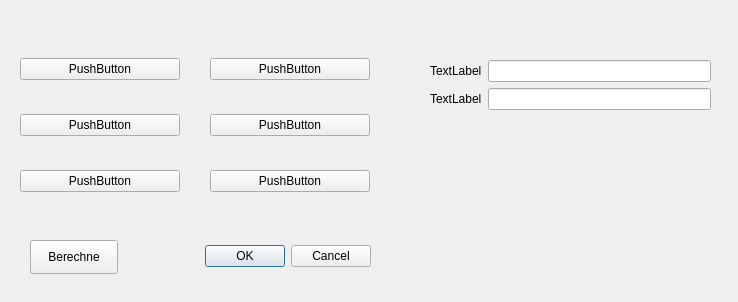
<?xml version="1.0" encoding="UTF-8"?>
<ui version="4.0">
 <class>dlgTest</class>
 <widget class="QDialog" name="dlgTest">
  <property name="geometry">
   <rect>
    <x>0</x>
    <y>0</y>
    <width>738</width>
    <height>302</height>
   </rect>
  </property>
  <property name="windowTitle">
   <string>Test Dialog</string>
  </property>
  <widget class="QDialogButtonBox" name="buttonBox">
   <property name="geometry">
    <rect>
     <x>170</x>
     <y>240</y>
     <width>201</width>
     <height>32</height>
    </rect>
   </property>
   <property name="orientation">
    <enum>Qt::Horizontal</enum>
   </property>
   <property name="standardButtons">
    <set>QDialogButtonBox::Cancel|QDialogButtonBox::Ok</set>
   </property>
  </widget>
  <widget class="QPushButton" name="pbBerechne">
   <property name="geometry">
    <rect>
     <x>30</x>
     <y>240</y>
     <width>88</width>
     <height>34</height>
    </rect>
   </property>
   <property name="text">
    <string>Berechne</string>
   </property>
  </widget>
  <widget class="QWidget" name="verticalLayoutWidget">
   <property name="geometry">
    <rect>
     <x>20</x>
     <y>30</y>
     <width>160</width>
     <height>191</height>
    </rect>
   </property>
   <layout class="QVBoxLayout" name="vl_1">
    <item>
     <widget class="QPushButton" name="pushButton_3">
      <property name="text">
       <string>PushButton</string>
      </property>
     </widget>
    </item>
    <item>
     <widget class="QPushButton" name="pushButton_2">
      <property name="text">
       <string>PushButton</string>
      </property>
     </widget>
    </item>
    <item>
     <widget class="QPushButton" name="pushButton">
      <property name="text">
       <string>PushButton</string>
      </property>
     </widget>
    </item>
   </layout>
  </widget>
  <widget class="QWidget" name="verticalWidget_3" native="true">
   <property name="geometry">
    <rect>
     <x>210</x>
     <y>30</y>
     <width>160</width>
     <height>191</height>
    </rect>
   </property>
   <layout class="QVBoxLayout" name="vl_2">
    <item>
     <widget class="QPushButton" name="pushButton_4">
      <property name="text">
       <string>PushButton</string>
      </property>
     </widget>
    </item>
    <item>
     <widget class="QPushButton" name="pushButton_5">
      <property name="text">
       <string>PushButton</string>
      </property>
     </widget>
    </item>
    <item>
     <widget class="QPushButton" name="pushButton_6">
      <property name="text">
       <string>PushButton</string>
      </property>
     </widget>
    </item>
   </layout>
  </widget>
  <widget class="QWidget" name="formLayoutWidget">
   <property name="geometry">
    <rect>
     <x>430</x>
     <y>60</y>
     <width>281</width>
     <height>111</height>
    </rect>
   </property>
   <layout class="QFormLayout" name="formLayout">
    <item row="0" column="0">
     <widget class="QLabel" name="label">
      <property name="text">
       <string>TextLabel</string>
      </property>
     </widget>
    </item>
    <item row="0" column="1">
     <widget class="QLineEdit" name="lineEdit"/>
    </item>
    <item row="1" column="1">
     <widget class="QLineEdit" name="lineEdit_2"/>
    </item>
    <item row="1" column="0">
     <widget class="QLabel" name="label_2">
      <property name="text">
       <string>TextLabel</string>
      </property>
     </widget>
    </item>
   </layout>
  </widget>
 </widget>
 <resources/>
 <connections>
  <connection>
   <sender>buttonBox</sender>
   <signal>accepted()</signal>
   <receiver>dlgTest</receiver>
   <slot>accept()</slot>
   <hints>
    <hint type="sourcelabel">
     <x>248</x>
     <y>254</y>
    </hint>
    <hint type="destinationlabel">
     <x>157</x>
     <y>274</y>
    </hint>
   </hints>
  </connection>
  <connection>
   <sender>buttonBox</sender>
   <signal>rejected()</signal>
   <receiver>dlgTest</receiver>
   <slot>reject()</slot>
   <hints>
    <hint type="sourcelabel">
     <x>316</x>
     <y>260</y>
    </hint>
    <hint type="destinationlabel">
     <x>286</x>
     <y>274</y>
    </hint>
   </hints>
  </connection>
 </connections>
</ui>
